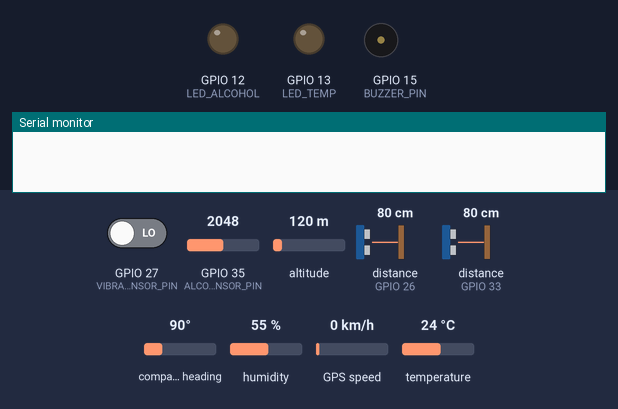
Bench run of a sketch on a simulated ESP32. On the bench: output pins drawn as LEDs (lit = HIGH), buzzer (waves = sounding, pin HIGH), the last lines printed to the serial monitor. Wiring (inferred from the names in the program): 2 × ultrasonic range finder: trigger GPIO 25, echo GPIO 26 / trigger GPIO 32, echo GPIO 33. Inputs (shaded band) come from the test bench; at power-on: GPIO 27 (VIBRATION_SENSOR_PIN) LOW, GPIO 35 (ALCOHOL_SENSOR_PIN) = 2048, altitude 120 m, distance to the obstacle (sensors on GPIO 26, GPIO 33) 80 cm, compass heading 90°, humidity 55 %, GPS speed 0 km/h, temperature 24 °C. The echo pulse lasts 58.3 µs per cm; the GPS gets a fix after 3 s at 37.7749, -122.4194 with 8 satellites; the modem accepts every AT command (registered, SIM ready, sends succeed) and sends nothing else; pins used as bus, display or sensor lines are not drawn.

Above: at 0.0 s.
At 5.2 s:
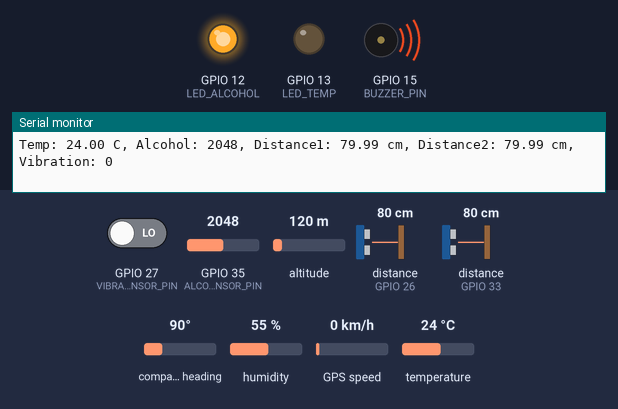
5.3 s: GPIO 27 (VIBRATION_SENSOR_PIN) driven HIGH
Timing chart, 0 to 8.3 s (numbered marks = the images above; inputs shaded):
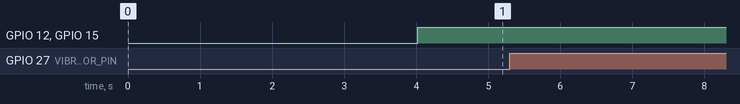

The sketch:

code.ino
```cpp
#include <HardwareSerial.h>
#include <TinyGPSPlus.h>
#include <DHT.h>

// --- Pin Definitions ---
#define TEMP_SENSOR_PIN 14    // GPIO where DHT22 data pin is connected
#define ALCOHOL_SENSOR_PIN 35

#define ULTRASONIC_TRIG_PIN 25
#define ULTRASONIC_ECHO_PIN 26
#define TRIG2 32
#define ECHO2 33

#define VIBRATION_SENSOR_PIN 27

#define LED_TEMP 13
#define LED_ALCOHOL 12
#define LED_ULTRASONIC 14
#define BUZZER_PIN 15

// --- Threshold Limits ---
const int TEMP_LIMIT = 50;
const int ALCOHOL_LIMIT = 200;
const int DISTANCE_LIMIT = 20;
const int VIBRATION_LIMIT = 1;

// --- Timing constants ---
const unsigned long GPS_FIX_TIMEOUT = 10000;
const unsigned long SMS_COOLDOWN = 30000;

// --- GPS and GSM Setup ---
HardwareSerial gpsSerial(2);    // RX=16, TX=17
HardwareSerial gsmSerial(1);    // RX=4, TX=5

TinyGPSPlus gps;

// DHT Sensor Setup
#define DHTTYPE DHT22
DHT dht(TEMP_SENSOR_PIN, DHTTYPE);

// SMS Config
const char recipientNumber[] = "+94705126212";
bool smsSent = false;
unsigned long lastSmsTime = 0;

void setup() {
  Serial.begin(115200);

  // Setup pins
  pinMode(LED_TEMP, OUTPUT);
  pinMode(LED_ALCOHOL, OUTPUT);
  pinMode(LED_ULTRASONIC, OUTPUT);
  pinMode(BUZZER_PIN, OUTPUT);

  pinMode(VIBRATION_SENSOR_PIN, INPUT);
  pinMode(ULTRASONIC_TRIG_PIN, OUTPUT);
  pinMode(ULTRASONIC_ECHO_PIN, INPUT);
  pinMode(TRIG2, OUTPUT);
  pinMode(ECHO2, INPUT);

  // Initialize DHT sensor
  dht.begin();

  // Start serial for GPS and GSM
  gpsSerial.begin(9600, SERIAL_8N1, 16, 17);
  gsmSerial.begin(57600, SERIAL_8N1, 4, 5);

  delay(2000);
  Serial.println("Setup complete");

  // Initialize GSM module
  sendATCommand("AT", 1000);
  sendATCommand("AT+CMGF=1", 1000); // Text mode
}

void loop() {
  float temperature = dht.readTemperature();  // Read temperature from DHT22
  int alcoholLevel = analogRead(ALCOHOL_SENSOR_PIN);
  float distance1 = readUltrasonicDistance(ULTRASONIC_TRIG_PIN, ULTRASONIC_ECHO_PIN);
  float distance2 = readUltrasonicDistance(TRIG2, ECHO2);
  int vibration = digitalRead(VIBRATION_SENSOR_PIN);

  if (isnan(temperature)) {
    Serial.println("Failed to read temperature!");
    temperature = -1000; // Set an invalid low temperature to avoid false alerts
  }

  Serial.print("Temp: "); Serial.print(temperature); Serial.print(" C, ");
  Serial.print("Alcohol: "); Serial.print(alcoholLevel); Serial.print(", ");
  Serial.print("Distance1: "); Serial.print(distance1); Serial.print(" cm, ");
  Serial.print("Distance2: "); Serial.print(distance2); Serial.print(" cm, ");
  Serial.print("Vibration: "); Serial.println(vibration);

  bool alert = false;

  if (temperature > TEMP_LIMIT) {
    digitalWrite(LED_TEMP, HIGH);
    alert = true;
  } else {
    digitalWrite(LED_TEMP, LOW);
  }

  if (alcoholLevel > ALCOHOL_LIMIT) {
    digitalWrite(LED_ALCOHOL, HIGH);
    alert = true;
  } else {
    digitalWrite(LED_ALCOHOL, LOW);
  }

  if ((distance1 > 0 && distance1 < DISTANCE_LIMIT) || (distance2 > 0 && distance2 < DISTANCE_LIMIT)) {
    digitalWrite(LED_ULTRASONIC, HIGH);
    alert = true;
  } else {
    digitalWrite(LED_ULTRASONIC, LOW);
  }

  digitalWrite(BUZZER_PIN, alert ? HIGH : LOW);

  if (vibration == VIBRATION_LIMIT && !smsSent) {
    Serial.println("Vibration detected! Sending SMS with sensor values and GPS location...");

    double lat = 0.0, lng = 0.0;
    unsigned long start = millis();
    bool gpsFixed = false;

    while (millis() - start < GPS_FIX_TIMEOUT) {
      while (gpsSerial.available()) {
        gps.encode(gpsSerial.read());
      }
      if (gps.location.isValid()) {
        lat = gps.location.lat();
        lng = gps.location.lng();
        gpsFixed = true;
        break;
      }
    }

    if (gpsFixed) {
      sendSMSWithLocation(lat, lng, temperature, alcoholLevel, distance1, distance2, vibration);
    } else {
      Serial.println("Failed to get GPS fix.");
      char msg[200];
      snprintf(msg, sizeof(msg),
               "Alert! Vibration detected.\nTemp: %.1f C\nAlcohol: %d\nDist1: %.1f cm\nDist2: %.1f cm\nVibration: %d\nGPS fix failed.",
               temperature, alcoholLevel, distance1, distance2, vibration);
      sendSMS(msg);
    }

    smsSent = true;
    lastSmsTime = millis();
  }

  if (smsSent && (millis() - lastSmsTime > SMS_COOLDOWN)) {
    smsSent = false;
  }

  delay(1000);
}

// --- Helper Functions ---

float readUltrasonicDistance(int trigPin, int echoPin) {
  digitalWrite(trigPin, LOW);
  delayMicroseconds(2);
  digitalWrite(trigPin, HIGH);
  delayMicroseconds(10);
  digitalWrite(trigPin, LOW);

  long duration = pulseIn(echoPin, HIGH, 30000);
  if (duration == 0) return -1;
  float distance = (duration / 2.0) * 0.0343;
  return distance;
}

void sendATCommand(const char* cmd, unsigned long delayTime) {
  gsmSerial.println(cmd);
  delay(delayTime);
  while (gsmSerial.available()) {
    Serial.write(gsmSerial.read());
  }
}

void sendSMS(const char* message) {
  gsmSerial.println("AT"); // Check communication
  delay(1000);

  gsmSerial.println("AT+CMGF=1"); // Set SMS to text mode
  delay(1000);

  gsmSerial.print("AT+CMGS=\"");
  gsmSerial.print(recipientNumber);
  gsmSerial.println("\"");
  delay(1000);

  gsmSerial.print(message); // SMS content
  delay(500);

  gsmSerial.write(26); // CTRL+Z to send
  delay(5000);

  Serial.println("SMS sent (or in process).");
}

void sendSMSWithLocation(double lat, double lng, float temperature, int alcoholLevel, float distance1, float distance2, int vibration) {
  char msg[320];
  snprintf(msg, sizeof(msg),
           "Alert! Vibration detected.\nTemp: %.1f C\nAlcohol: %d\nDist1: %.1f cm\nDist2: %.1f cm\nVibration: %d\nGPS:\nhttps://www.google.com/maps/search/?api=1&query=%.6f,%.6f",
           temperature, alcoholLevel, distance1, distance2, vibration, lat, lng);
  sendSMS(msg);
}
```
